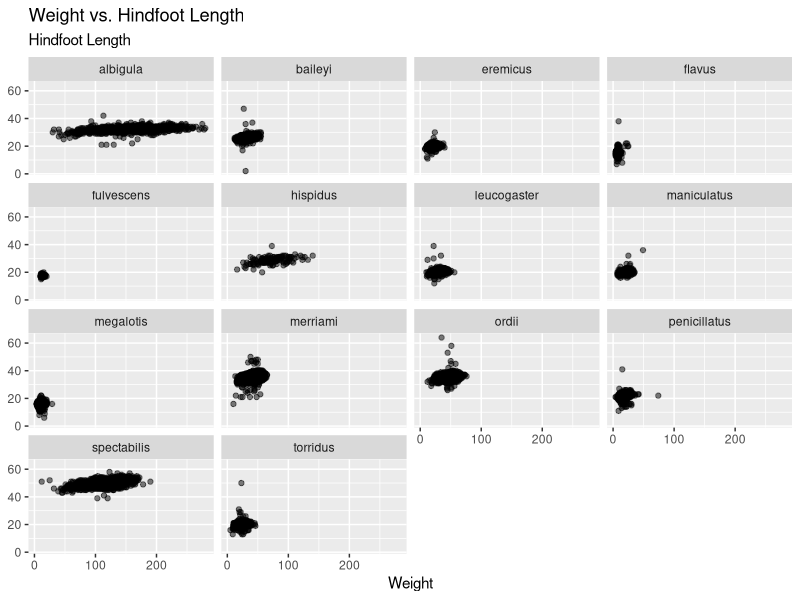
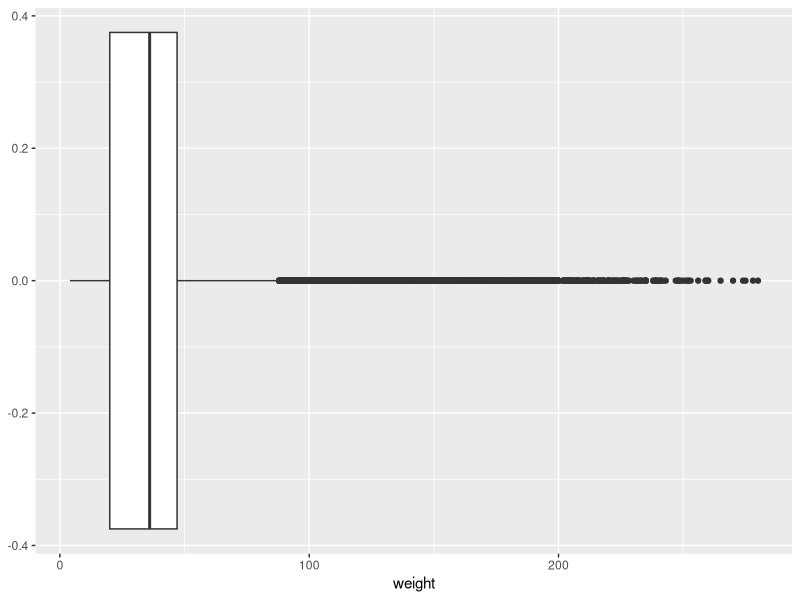

Write the R code that produced these figures, in order.
## ---- chunk 1
#| label: setup

library(tidyverse)
## ---- chunk 2
#| label: load-data

surveys <- read_csv("surveys.csv")
#glimpse(surveys)

ncol(surveys)

class(surveys)
## ---- chunk 3
#| label: scatterplot

ggplot(data = surveys) +
  geom_point(mapping = aes(x = weight, 
                           y = hindfoot_length), 
             alpha = 0.5) + 
  facet_wrap(~species) + 
  labs(title = "Weight vs. Hindfoot Length", 
       subtitle = "Hindfoot Length",
   x = "Weight", 
   y = NULL)
## ---- chunk 4
#| label: boxplot

ggplot(data = surveys) +
  geom_boxplot(mapping = aes(x = weight))

## ---- chunk 5
#| label: rotated-boxplot

